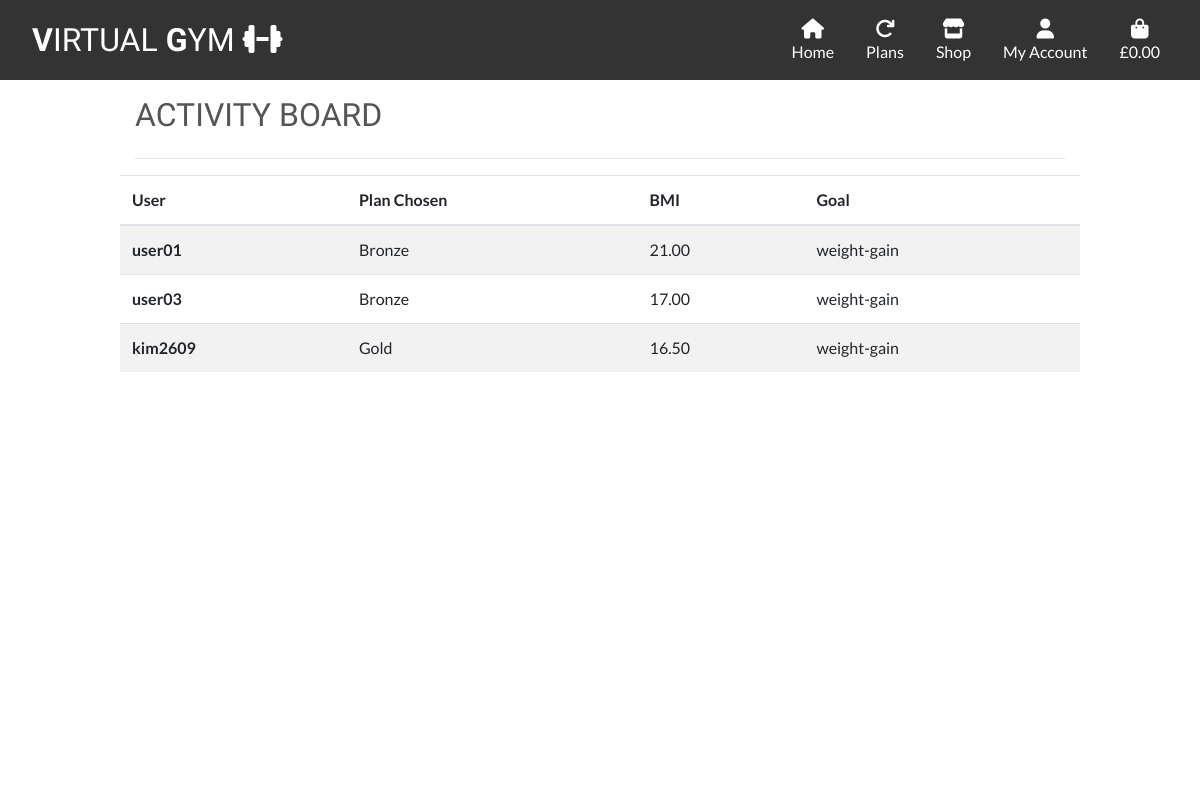
The app's page /plan/acivityBoard/, older data.
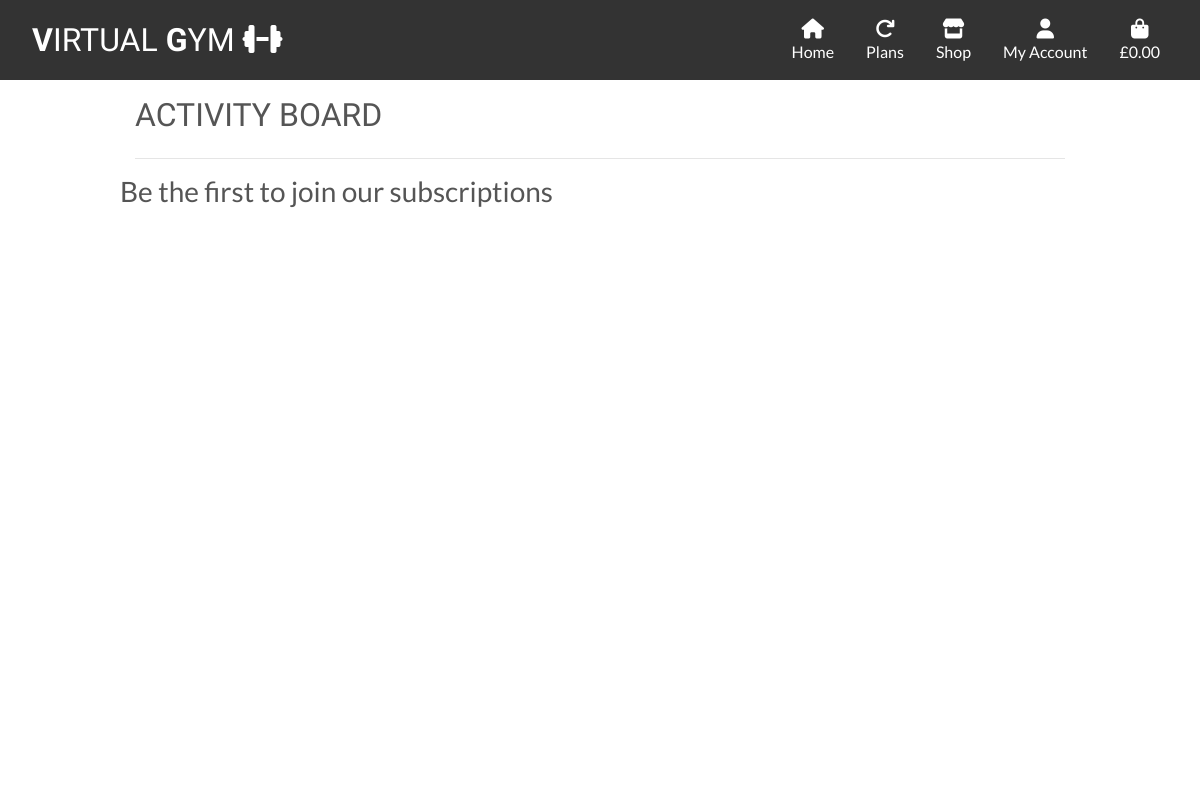
The same page, newer data.
### plan/models.py (models this page shows, shortened)
class SubscriberRegistration(models.Model):
    user = models.OneToOneField(user, on_delete=models.CASCADE)
    age = models.IntegerField()
    height = models.DecimalField(decimal_places=2, max_digits=5, null=False)
    weight = models.DecimalField(decimal_places=2, max_digits=5, null=False)
    gender = models.CharField(max_length=10)
    goal = models.CharField(max_length=20)
    bmi = models.DecimalField(decimal_places=2, max_digits=5, null=False)
    pricing = models.ForeignKey(Plan, on_delete=models.CASCADE,
                                related_name='subscriptions')
    paid_until = models.DateField(null=True, blank=True)

class Plan(models.Model):
    name = models.CharField(max_length=100)
    image_url = models.URLField(max_length=1024, null=True, blank=True)
    image = models.ImageField(null=True, blank=True)
    def __str__(self):
        return self.name

### plan/views.py (the view)
# urls.py: path('acivityBoard/', views.activity, name='activity'),
def activity(request):
    subscriber = SubscriberRegistration.objects.all()
    context = {
        'subscriber': subscriber
    }
    return render(request, 'plan/activity.html', context)

### bag/contexts.py (called while the page is built, shortened)
def bag_contents(request):
    bag_items = []
    total = 0
    product_count = 0
    bag = request.session.get('bag', {})
    if total < settings.FREE_DELIVERY_THRESHOLD:
        delivery = total * Decimal(settings.STANDARD_DELIVERY_PERCENTAGE / 100)
        free_delivery_delta = settings.FREE_DELIVERY_THRESHOLD - total
    else:
        delivery = 0
        free_delivery_delta = 0
    grand_total = delivery + total
    context = {
        'bag_items': bag_items,
        'total': total,
        'product_count': product_count,
        'delivery': delivery,
        'free_delivery_delta': free_delivery_delta,
        'free_delivery_threshold': settings.FREE_DELIVERY_THRESHOLD,
        'grand_total': grand_total,
    }
    return context

### plan/templates/plan/activity.html (shortened to what this page needs)
{% extends "base.html" %}
{% load static %}
{% block page-header %}
    <div class="container header-container">
    </div>
{% endblock %}
{% block content %}
    <div class="overlay"></div>
    <div class="container">
        <div class="row">
            <div class="col mt-3">
                <h2 class="logo-font mb-4">Activity Board</h2>
                <hr>
            </div>
        </div>
        <div class="row">
        {% if subscriber %}
                <table class="table table-striped">
                    <thead>
                        <tr>
                        <th scope="col">User</th>
                        <th scope="col">Plan Chosen</th>
                        <th scope="col">BMI</th>
                        <th scope="col">Goal</th>
                        </tr>
                    </thead>
                    <tbody>
                    {% for s in subscriber %}
                        <tr>
                        <th scope="row">{{s.user}}</th>
                        <td>{{s.pricing}}</td>
                        <td>{{s.bmi}}</td>
                        <td>{{s.goal}}</td>
                        </tr>
                    {% endfor %}
                    </tbody>
                    </table>
        {% else %}
            <h3> Be the first to join our subscriptions</h3>
        {% endif %}
        </div>
    </div>
{% endblock %}

### templates/base.html (shortened to what this page needs)
{% load static %}
<!DOCTYPE html>
<html lang="en">
<head>
    {% block corecss %}
        <link rel="stylesheet" href="https://cdn.jsdelivr.net/npm/bootstrap@4.5.3/dist/css/bootstrap.min.css">
        <link rel="stylesheet" href="{% static 'css/base.css' %}">
    {% endblock %}
</head>
<body>
    <header class="container-fluid fixed-top">
        <nav class="navbar navbar-expand-lg navbar-light bg-nav">
            <a href="{% url 'home' %}" class="nav-link main-logo-link">
                    <h2 class="logo-font text-white my-0"><strong>V</strong>irtual <strong>G</strong>ym
                    <i class="fas fa-dumbbell"></i></h2>
                </a>
            <div class="collapse navbar-collapse" id="navbarNavDropdown">
                <ul class="navbar-nav text-center">
                    <li class="nav-item active">
                        <a class="nav-link text-white" href="{% url 'home' %}">
                            <div class="text-center">
                                <div><i class="fas fa-home fa-lg"></i></div>
                                <p class="my-0">Home</p>
                            </div>
                         <span class="sr-only">(current)</span></a>
                    </li>
                    <li class="nav-item">
                        <a class="nav-link text-white" href="{% url 'plan' %}">
                            <div class="text-center">
                                <div><i class="fas fa-redo fa-lg"></i></div>
                                <p class="my-0">Plans</p>
                            </div>
                        </a>
                    </li>
                    <li class="nav-item dropdown">
                        <a class="nav-link text-white" href="{% url 'products' %}" id="shop-options" data-toggle="dropdown" aria-haspopup="true" aria-expanded="false">
                            <div class="text-center">
                                <div><i class="fas fa-store fa-lg"></i></div>
                                <p class="my-0">Shop</p>
                            </div>
                        </a>
                    </li>
                    <li class="nav-item dropdown">
                         <a class="text-white nav-link" href="#" id="user-options" data-toggle="dropdown" aria-haspopup="true" aria-expanded="false">
                            <div class="text-center">
                                <div><i class="fas fa-user fa-lg"></i></div>
                                <p class="my-0">My Account</p>
                            </div>
                        </a>
                    </li>
                    <li class="nav-item">
                        <a class="{% if grand_total %}text-info font-weight-bold{% else %}text-white{% endif %} nav-link" href="{% url 'view_bag' %}">
                            <div class="text-center">
                                <div><i class="fas fa-shopping-bag fa-lg"></i></div>
                                <p class="my-0">
                                    {% if grand_total %}
                                        £{{ grand_total|floatformat:2 }}
                                    {% else %}
                                        £0.00
                                    {% endif %}
                                </p>
                            </div>
                        </a>
                    </li>
                </ul>
            </div>
        </nav>
    </header>
    {% block page-header %}
    {% endblock %}
    {% block content %}
    {% endblock %}
</body>
</html>

### static/css/base.css (style rules this page uses)
html { height: 100%; }
body { background: url('/media/background.jpg') no-repeat center center fixed; background-size: cover; height: calc(100vh - 80px); color: #555; font-family: 'Lato' }
.container-fluid { padding-left: 0; padding-right: 0; }
.navbar-nav { margin-left: auto; margin-right: 0; }
.nav-item { padding-right: 1rem; }
.logo-font { text-transform: uppercase; font-family: 'Krona One', sans-serif; }
.main-logo-link { width: fit-content; }
.text-white { color: #ffffff !important; }
.bg-nav, .black-color { background-color: black; opacity: 0.8; }
.overlay { height: 100%; width: 100%; top: 0; left: 0; position: fixed; background: white; z-index: -1; }
@media (min-width: 1200px) { .container { max-width:80%; } }
@media (min-width: 992px) { .header-container { padding-top: 80px; } }

Row changes from the older to the newer data that the page shows:
removed SubscriberRegistration: user "user01", pricing "Bronze", bmi "21.00", goal "weight-gain"
removed SubscriberRegistration: user "user03", pricing "Bronze", bmi "17.00", goal "weight-gain"
removed SubscriberRegistration: user "kim2609", pricing "Gold", bmi "16.50", goal "weight-gain"
Text that changed along with them:
text no longer shown: "User Plan Chosen BMI Goal"
text now shown: "Be the first to join our subscriptions"
